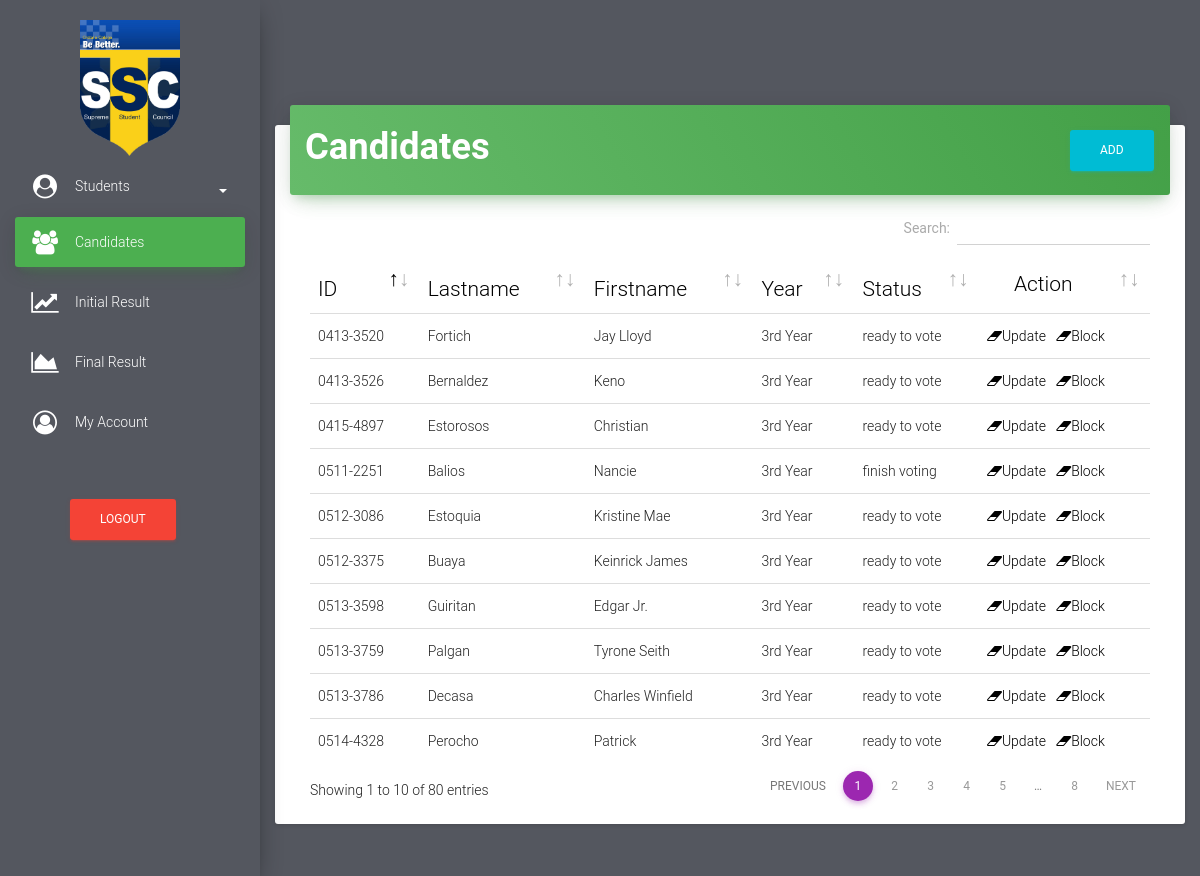
Screenshot of /election/candidates.php (signed in) with the database file from the repository.
### tables this page shows
CREATE TABLE `students` (
  `id` int(255) NOT NULL,
  `stud_id` varchar(11) NOT NULL,
  `stud_lastname` varchar(255) NOT NULL,
  `stud_firstname` varchar(255) NOT NULL,
  `stud_middlename` varchar(500) NOT NULL,
  `stud_department` varchar(255) NOT NULL,
  `stud_year` varchar(255) NOT NULL,
  `code_to_vote` varchar(255) NOT NULL,
  `stud_status` varchar(100) NOT NULL,
  `voting_status` varchar(255) NOT NULL,
  `stud_block_status` varchar(255) NOT NULL
);

### election/candidates.php (the view, shortened to what this page needs)
<!doctype html>
<html lang="en">
<head>
    <link href="assets/css/bootstrap.min.css" rel="stylesheet" />
    <link href="assets/css/material-dashboard.css?v=1.2.0" rel="stylesheet" />
    <link href="assets/css/demo.css" rel="stylesheet" />
    <link href="font-awesome/css/font-awesome.css" rel="stylesheet">
    <link href="vendor/datatables/dataTables.bootstrap4.css" rel="stylesheet">
</head>
<body>
    <div class="wrapper" style="background-color: #54575F">
        <div class="sidebar" data-color="green" data-image="assets/img/sidebar-1.jpg">
           <div class="sidebar-wrapper">
                 <ul class="nav">
                    <center>
                       <img src="img/favicon.png" width="100px" height="100%" class="" alt="Ce-C Palaro 2019">
                    </center>
                    <li>
                        <a href="#pagepeople" data-toggle="collapse" aria-expanded="false" class="dropdown-toggle"><i class="fa fa-user-circle" style="color: white;color:white;margin-top: -5px"></i> <span style="color:white">Students</span><b class="caret" style="margin-left: 5%;color:white"></b></a>
                    </li>
                    <li class="active">
                        <a href="candidates.php">
                            <i class="fa fa-users" style="color: white"></i>
                            <p style="color: white">Candidates</p>
                        </a>
                    </li>
                    <li>
                        <a href="initial_result.php">
                            <i class="fa fa-line-chart" style="color: white"></i>
                            <p style="color: white">Initial Result</p>
                        </a>
                    </li>
                    <li>
                        <a href="final_result.php">
                            <i class="fa fa-area-chart" style="color: white"></i>
                            <p style="color: white">Final Result</p>
                        </a>
                    </li>
                    <li>
                        <a href="my_account.php">
                            <i class="fa fa-user-circle-o" style="color: white"></i>
                            <p style="color: white">My Account</p>
                        </a>
                    </li>
                     <li>
                        <br>
                        <br>
                        <form method="post">
                                    <button class = "btn btn-danger" type='button' data-toggle="modal" data-target="#exampleModal20000" style="margin-left: 70px">Logout</button>
                        </form>
                    </li>
                </ul>
            </div>
        </div>
        <div class="main-panel">
            <nav class="navbar navbar-transparent navbar-absolute">
            </nav>
            <div class="content">
                <div class="container-fluid">
                    <div class="row">
                        <div class="col">
                            <div class="card">
                                <div class="card-header" data-background-color="green">
                                    <form method="POST">
                                        <h2 class="title"><b>Candidates</b>
                                            <button type="button" class="btn btn-info" data-toggle="modal" data-target="#exampleModal900" style="float:right">
                                                    ADD
                                            </button>
                                        </h2>
                                    </form>
                                </div>
                                <div class="card-content table-responsive">
                                    <table class="table" id="dataTable">
                                        <thead style="font-weight: bold;color: black;font-size: 150%">
                                            <th>ID</th>
                                            <th>Lastname</th>
                                            <th>Firstname</th>
                                            <th>Year</th>
                                            <th>Status</th>
                                            <th><p style="margin-left: 27px">Action</p></th>
                                        </thead>
                                        <tbody>
                <?php
                        $link = mysqli_connect("localhost","root","","election");
                        $sql = mysqli_query($link,"SELECT *FROM students where stud_year = '3rd Year' ");
                        for($a = 0 ; $a < $num_rows = mysqli_fetch_array($sql) ; $a++ )
                        {
                            $stud_id = $num_rows['stud_id'];
                            $stud_fname = $num_rows['stud_firstname'];
                            $stud_lname = $num_rows['stud_lastname'];
                            $stud_year = $num_rows['stud_year'];
                            $v_status = $num_rows['voting_status'];
                            echo "
                            <tr>
                                <td>$stud_id</td>
                                <td>$stud_lname</td>
                                <td>$stud_fname</td>
                                <td>$stud_year</td>
                                <td>$v_status</td>
                                <td><a type='button' data-toggle='modal' data-target='#exampleModal3000' style='cursor:pointer;color:black' data-id='.$num_rows[stud_id].'><i class='fa fa-eraser'></i>Update</a>&nbsp;&nbsp;&nbsp;<a type='button' data-toggle='modal' data-target='#exampleModal3000' style='cursor:pointer;color:black' ><i class='fa fa-eraser'></i>Block</a></td>
                            </tr>
                            ";
                        }
                ?>
                                        </tbody>
                                    </table>
                                </div>
                            </div>
                        </div>
                    </div>
                </div>
            </div>
        </div>
    </div>
</body>
</html>

### rows the page displays
students: stud "0512-3086", stud_lastname "Estoquia", stud_firstname "Kristine Mae", stud_year "3rd Year", voting_status "ready to vote"
students: stud "0512-3375", stud_lastname "Buaya", stud_firstname "Keinrick James", stud_year "3rd Year", voting_status "ready to vote"
students: stud "0413-3526", stud_lastname "Bernaldez", stud_firstname "Keno", stud_year "3rd Year", voting_status "ready to vote"
students: stud "0513-3786", stud_lastname "Decasa", stud_firstname "Charles Winfield", stud_year "3rd Year", voting_status "ready to vote"
students: stud "0415-4897", stud_lastname "Estorosos", stud_firstname "Christian", stud_year "3rd Year", voting_status "ready to vote"
students: stud "0413-3520", stud_lastname "Fortich", stud_firstname "Jay Lloyd", stud_year "3rd Year", voting_status "ready to vote"
students: stud "0513-3598", stud_lastname "Guiritan", stud_firstname "Edgar Jr.", stud_year "3rd Year", voting_status "ready to vote"
students: stud "0513-3759", stud_lastname "Palgan", stud_firstname "Tyrone Seith", stud_year "3rd Year", voting_status "ready to vote"
students: stud "0514-4328", stud_lastname "Perocho", stud_firstname "Patrick", stud_year "3rd Year", voting_status "ready to vote"
students: stud "0511-2251", stud_lastname "Balios", stud_firstname "Nancie", stud_year "3rd Year", voting_status "finish voting"
